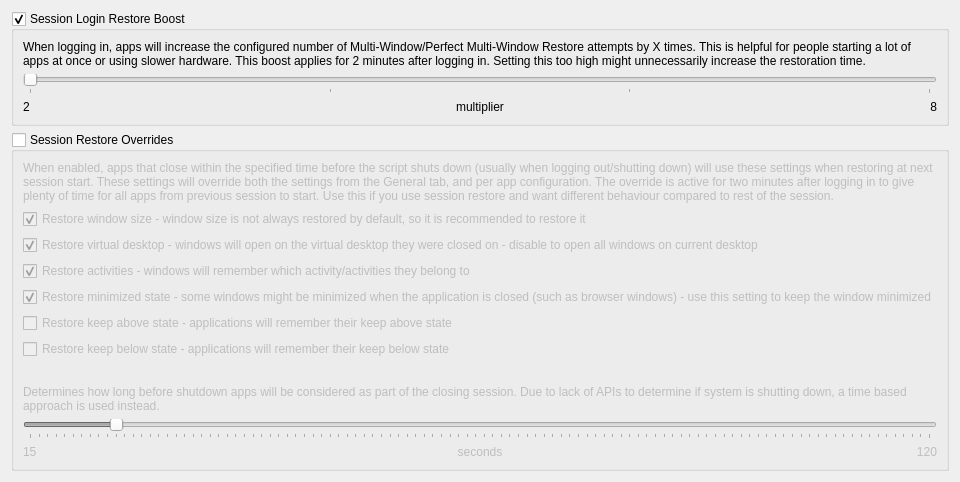
     <widget class="QWidget" name="tab_2">
      <attribute name="icon">
       <iconset theme="system-shutdown"/>
      </attribute>
      <attribute name="title">
       <string>Session</string>
      </attribute>
      <layout class="QVBoxLayout" name="verticalLayout_8">
       <item>
        <widget class="QGroupBox" name="kcfg_loginBoost">
         <property name="title">
          <string>Session Login Restore Boost</string>
         </property>
         <property name="checkable">
          <bool>true</bool>
         </property>
         <property name="checked">
          <bool>true</bool>
         </property>
         <layout class="QVBoxLayout" name="verticalLayout_10">
          <item>
           <widget class="QLabel" name="label_12">
            <property name="text">
             <string>When logging in, apps will increase the configured number of Multi-Window/Perfect Multi-Window Restore attempts by X times. This is helpful for people starting a lot of apps at once or using slower hardware. This boost applies for 2 minutes after logging in. Setting this too high might unnecessarily increase the restoration time.</string>
            </property>
            <property name="wordWrap">
             <bool>true</bool>
            </property>
           </widget>
          </item>
          <item>
           <widget class="QSlider" name="kcfg_loginBoostMultiplier">
            <property name="minimum">
             <number>2</number>
            </property>
            <property name="maximum">
             <number>5</number>
            </property>
            <property name="pageStep">
             <number>2</number>
            </property>
            <property name="orientation">
             <enum>Qt::Orientation::Horizontal</enum>
            </property>
            <property name="tickPosition">
             <enum>QSlider::TickPosition::TicksBelow</enum>
            </property>
            <property name="tickInterval">
             <number>1</number>
            </property>
           </widget>
          </item>
          <item>
           <layout class="QHBoxLayout" name="horizontalLayout_2">
            <item>
             <widget class="QLabel" name="label_15">
              <property name="text">
               <string>2</string>
              </property>
             </widget>
            </item>
            <item>
             <widget class="QLabel" name="label_14">
              <property name="text">
               <string>multiplier</string>
              </property>
              <property name="alignment">
               <set>Qt::AlignmentFlag::AlignCenter</set>
              </property>
             </widget>
            </item>
            <item>
             <widget class="QLabel" name="label_13">
              <property name="text">
               <string>8</string>
              </property>
              <property name="alignment">
               <set>Qt::AlignmentFlag::AlignRight|Qt::AlignmentFlag::AlignTrailing|Qt::AlignmentFlag::AlignVCenter</set>
              </property>
             </widget>
            </item>
           </layout>
          </item>
         </layout>
        </widget>
       </item>
       <item>
        <widget class="QGroupBox" name="kcfg_sessionRestore">
         <property name="title">
          <string>Session Restore Overrides</string>
         </property>
         <property name="checkable">
          <bool>true</bool>
         </property>
         <property name="checked">
          <bool>false</bool>
         </property>
         <layout class="QVBoxLayout" name="verticalLayout_9">
          <item>
           <widget class="QLabel" name="label_6">
            <property name="text">
             <string>When enabled, apps that close within the specified time before the script shuts down (usually when logging out/shutting down) will use these settings when restoring at next session start. These settings will override both the settings from the General tab, and per app configuration. The override is active for two minutes after logging in to give plenty of time for all apps from previous session to start. Use this if you use session restore and want different behaviour compared to rest of the session.</string>
            </property>
            <property name="wordWrap">
             <bool>true</bool>
            </property>
           </widget>
          </item>
          <item>
           <widget class="QCheckBox" name="kcfg_sessionRestoreSize">
            <property name="text">
             <string>Restore window size - window size is not always restored by default, so it is recommended to restore it</string>
            </property>
            <property name="checked">
             <bool>true</bool>
            </property>
           </widget>
          </item>
          <item>
           <widget class="QCheckBox" name="kcfg_sessionRestoreVirtualDesktop">
            <property name="text">
             <string>Restore virtual desktop - windows will open on the virtual desktop they were closed on - disable to open all windows on current desktop</string>
            </property>
            <property name="checked">
             <bool>true</bool>
            </property>
           </widget>
          </item>
          <item>
           <widget class="QCheckBox" name="kcfg_sessionRestoreActivities">
            <property name="text">
             <string>Restore activities - windows will remember which activity/activities they belong to</string>
            </property>
            <property name="checked">
             <bool>true</bool>
            </property>
           </widget>
          </item>
          <item>
           <widget class="QCheckBox" name="kcfg_sessionRestoreMinimized">
            <property name="text">
             <string>Restore minimized state - some windows might be minimized when the application is closed (such as browser windows) - use this setting to keep the window minimized</string>
            </property>
            <property name="checked">
             <bool>true</bool>
            </property>
           </widget>
          </item>
          <item>
           <widget class="QCheckBox" name="kcfg_sessionRestoreKeepAbove">
            <property name="text">
             <string>Restore keep above state - applications will remember their keep above state</string>
            </property>
           </widget>
          </item>
          <item>
           <widget class="QCheckBox" name="kcfg_sessionRestoreKeepBelow">
            <property name="text">
             <string>Restore keep below state - applications will remember their keep below state</string>
            </property>
           </widget>
          </item>
          <item>
           <spacer name="verticalSpacer_2">
            <property name="orientation">
             <enum>Qt::Orientation::Vertical</enum>
            </property>
            <property name="sizeType">
             <enum>QSizePolicy::Policy::Minimum</enum>
            </property>
            <property name="sizeHint" stdset="0">
             <size>
              <width>20</width>
              <height>20</height>
             </size>
            </property>
           </spacer>
          </item>
          <item>
           <widget class="QLabel" name="label_11">
            <property name="text">
             <string>Determines how long before shutdown apps will be considered as part of the closing session. Due to lack of APIs to determine if system is shutting down, a time based approach is used instead.</string>
            </property>
            <property name="wordWrap">
             <bool>true</bool>
            </property>
           </widget>
          </item>
          <item>
           <widget class="QSlider" name="kcfg_sessionRestoreTime">
            <property name="minimum">
             <number>15</number>
            </property>
            <property name="maximum">
             <number>120</number>
            </property>
            <property name="value">
             <number>25</number>
            </property>
            <property name="orientation">
             <enum>Qt::Orientation::Horizontal</enum>
            </property>
            <property name="tickPosition">
             <enum>QSlider::TickPosition::TicksBelow</enum>
            </property>
            <property name="tickInterval">
             <number>1</number>
            </property>
           </widget>
          </item>
          <item>
           <layout class="QHBoxLayout" name="horizontalLayout">
            <item>
             <widget class="QLabel" name="label_10">
              <property name="text">
               <string>15</string>
              </property>
             </widget>
            </item>
            <item>
             <widget class="QLabel" name="label_9">
              <property name="text">
               <string>seconds</string>
              </property>
              <property name="alignment">
               <set>Qt::AlignmentFlag::AlignCenter</set>
              </property>
             </widget>
            </item>
            <item>
             <widget class="QLabel" name="label_8">
              <property name="text">
               <string>120</string>
              </property>
              <property name="alignment">
               <set>Qt::AlignmentFlag::AlignRight|Qt::AlignmentFlag::AlignTrailing|Qt::AlignmentFlag::AlignVCenter</set>
              </property>
             </widget>
            </item>
           </layout>
          </item>
         </layout>
        </widget>
       </item>
       <item>
        <spacer name="verticalSpacer">
         <property name="orientation">
          <enum>Qt::Orientation::Vertical</enum>
         </property>
         <property name="sizeType">
          <enum>QSizePolicy::Policy::MinimumExpanding</enum>
         </property>
         <property name="sizeHint" stdset="0">
          <size>
           <width>0</width>
           <height>0</height>
          </size>
         </property>
        </spacer>
       </item>
      </layout>
     </widget>
